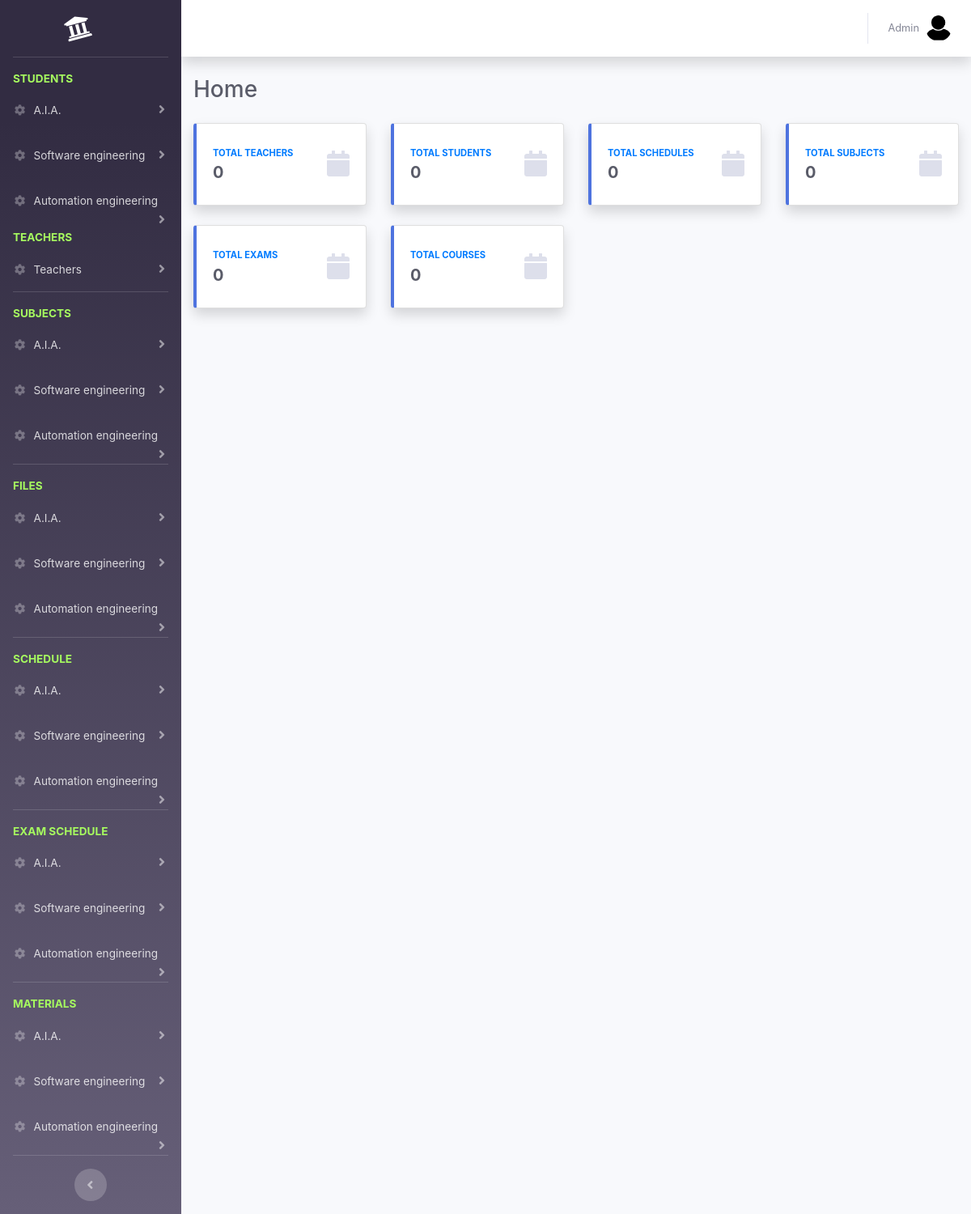
The page /admins/index.php (signed in) on the database its author committed.
### tables this page shows
CREATE TABLE `sections` (
  `id` int(11) NOT NULL,
  `name` varchar(100) NOT NULL,
  `fees` decimal(10,2) NOT NULL
);

### admins/index.php (the view, shortened to what this page needs)
<?php
require('../connection.php');
$id = $_SESSION['id'];
$sql = "SELECT * FROM admins WHERE id = '$id'";
$result = mysqli_query($conn, $sql);
$admin = $result->fetch_array(MYSQLI_ASSOC);
include('../layout/header.php');
include('layout/sidebar.php');
include('layout/topnav.php');
$sql = "SELECT * FROM teachers";
$result = mysqli_query($conn, $sql);
$teacherCount = $result->num_rows;
$sql = "SELECT * FROM students";
$result = mysqli_query($conn, $sql);
$studentCount = $result->num_rows;
$sql = "SELECT * FROM schedules";
$result = mysqli_query($conn, $sql);
$scheduleCount = $result->num_rows;
$sql = "SELECT * FROM subjects";
$result = mysqli_query($conn, $sql);
$subjectCount = $result->num_rows;
$sql = "SELECT * FROM exams";
$result = mysqli_query($conn, $sql);
$examCount = $result->num_rows;
$sql = "SELECT * FROM courses";
$result = mysqli_query($conn, $sql);
$courseCount = $result->num_rows;
?>
<div class="container-fluid">
    <div class="d-sm-flex align-items-center justify-content-between mb-4">
        <h1 class="h3 mb-0 text-gray-800">Home</h1>
    </div>
    <div class="row">
        <div class="col-xl-3 col-md-6 mb-4">
            <div class="card border-left-primary shadow h-100 py-2">
                <div class="card-body">
                    <div class="row no-gutters align-items-center">
                        <div class="col mr-2">
                            <div class="text-xs font-weight-bold text-primary text-uppercase mb-1">Total Teachers</div>
                            <div class="h5 mb-0 font-weight-bold text-gray-800"><?=$teacherCount?></div>
                        </div>
                        <div class="col-auto">
                            <i class="fas fa-calendar fa-2x text-gray-300"></i>
                        </div>
                    </div>
                </div>
            </div>
        </div>
        <div class="col-xl-3 col-md-6 mb-4">
            <div class="card border-left-primary shadow h-100 py-2">
                <div class="card-body">
                    <div class="row no-gutters align-items-center">
                        <div class="col mr-2">
                            <div class="text-xs font-weight-bold text-primary text-uppercase mb-1">Total students</div>
                            <div class="h5 mb-0 font-weight-bold text-gray-800"><?=$studentCount?></div>
                        </div>
                        <div class="col-auto">
                            <i class="fas fa-calendar fa-2x text-gray-300"></i>
                        </div>
                    </div>
                </div>
            </div>
        </div>
        <div class="col-xl-3 col-md-6 mb-4">
            <div class="card border-left-primary shadow h-100 py-2">
                <div class="card-body">
                    <div class="row no-gutters align-items-center">
                        <div class="col mr-2">
                            <div class="text-xs font-weight-bold text-primary text-uppercase mb-1">Total schedules</div>
                            <div class="h5 mb-0 font-weight-bold text-gray-800"><?=$scheduleCount?></div>
                        </div>
                        <div class="col-auto">
                            <i class="fas fa-calendar fa-2x text-gray-300"></i>
                        </div>
                    </div>
                </div>
            </div>
        </div>
        <div class="col-xl-3 col-md-6 mb-4">
            <div class="card border-left-primary shadow h-100 py-2">
                <div class="card-body">
                    <div class="row no-gutters align-items-center">
                        <div class="col mr-2">
                            <div class="text-xs font-weight-bold text-primary text-uppercase mb-1">Total subjects</div>
                            <div class="h5 mb-0 font-weight-bold text-gray-800"><?=$subjectCount?></div>
                        </div>
                        <div class="col-auto">
                            <i class="fas fa-calendar fa-2x text-gray-300"></i>
                        </div>
                    </div>
                </div>
            </div>
        </div>
        <div class="col-xl-3 col-md-6 mb-4">
            <div class="card border-left-primary shadow h-100 py-2">
                <div class="card-body">
                    <div class="row no-gutters align-items-center">
                        <div class="col mr-2">
                            <div class="text-xs font-weight-bold text-primary text-uppercase mb-1">Total exams</div>
                            <div class="h5 mb-0 font-weight-bold text-gray-800"><?=$examCount?></div>
                        </div>
                        <div class="col-auto">
                            <i class="fas fa-calendar fa-2x text-gray-300"></i>
                        </div>
                    </div>
                </div>
            </div>
        </div>
        <div class="col-xl-3 col-md-6 mb-4">
            <div class="card border-left-primary shadow h-100 py-2">
                <div class="card-body">
                    <div class="row no-gutters align-items-center">
                        <div class="col mr-2">
                            <div class="text-xs font-weight-bold text-primary text-uppercase mb-1">Total courses</div>
                            <div class="h5 mb-0 font-weight-bold text-gray-800"><?=$courseCount?></div>
                        </div>
                        <div class="col-auto">
                            <i class="fas fa-calendar fa-2x text-gray-300"></i>
                        </div>
                    </div>
                </div>
            </div>
        </div>
    </div>
</div>
<?php include('../layout/footer.php');?>

### admins/layout/sidebar.php (shortened to what this page needs)
<?php
$sectionsSql = "SELECT  sections.* FROM sections
                    LEFT JOIN section_years on sections.id=section_years.section_id GROUP BY sections.id";
$result = mysqli_query($conn, $sectionsSql);
$sections = $result->fetch_all(MYSQLI_ASSOC);
?>
<div id="wrapper">
      <ul class="navbar-nav bg-gradient-primary sidebar sidebar-dark accordion" id="accordionSidebar">
        <a class="sidebar-brand d-flex align-items-center justify-content-center" href="../index.php">
          <div class="sidebar-brand-icon rotate-n-15">
            <i class="fas fa-university"></i>
          </div>
        </a>
      <hr class="sidebar-divider">
      <li class="sidebar-heading">
          Students
      </li>
      <?php
      foreach ($sections as $section) { ?>
          <li class="nav-item">
              <a class="nav-link collapsed" href="#" data-toggle="collapse" data-target="#student_<?=$section['id']?>" aria-expanded="true" aria-controls="collapseProfi">
                  <i class="fas fa-fw fa-cog"></i>
                  <span><?=$section['name']?></span>
              </a>
          </li>
      <?php  } ?>
      <div class="sidebar-heading">
          Teachers
      </div>
      <li class="nav-item">
          <a class="nav-link collapsed" href="#" data-toggle="collapse" data-target="#teacher" aria-expanded="true" aria-controls="collapseProfi">
              <i class="fas fa-fw fa-cog"></i>
              <span>Teachers</span>
          </a>
      </li>
      <hr class="sidebar-divider">
      <li class="sidebar-heading">
          Subjects
      </li>
      <?php
      foreach ($sections as $section) { ?>
          <li class="nav-item">
              <a class="nav-link collapsed" href="#" data-toggle="collapse" data-target="#subject_<?=$section['id']?>" aria-expanded="true" aria-controls="collapseProfi">
                  <i class="fas fa-fw fa-cog"></i>
                  <span><?=$section['name']?></span>
              </a>
          </li>
      <?php  } ?>
          <hr class="sidebar-divider">
          <li class="sidebar-heading">
              files
          </li>
          <?php
          foreach ($sections as $section) { ?>
              <li class="nav-item">
                  <a class="nav-link collapsed" href="#" data-toggle="collapse" data-target="#file_<?=$section['id']?>" aria-expanded="true" aria-controls="collapse">
                      <i class="fas fa-fw fa-cog"></i>
                      <span><?=$section['name']?></span>
                  </a>
              </li>
          <?php  } ?>
      <hr class="sidebar-divider">
      <li class="sidebar-heading">
          schedule
      </li>
      <?php
      foreach ($sections as $section) { ?>
          <li class="nav-item">
              <a class="nav-link collapsed" href="#" data-toggle="collapse" data-target="#schedule_<?=$section['id']?>" aria-expanded="true" aria-controls="collapse">
                  <i class="fas fa-fw fa-cog"></i>
                  <span><?=$section['name']?></span>
              </a>
          </li>
      <?php  } ?>
      <hr class="sidebar-divider">
      <li class="sidebar-heading">
          exam schedule
      </li>
      <?php
      foreach ($sections as $section) { ?>
          <li class="nav-item">
              <a class="nav-link collapsed" href="#" data-toggle="collapse" data-target="#exam_schedule_<?=$section['id']?>" aria-expanded="true" aria-controls="collapse">
                  <i class="fas fa-fw fa-cog"></i>
                  <span><?=$section['name']?></span>
              </a>
          </li>
      <?php  } ?>
      <hr class="sidebar-divider">
      <li class="sidebar-heading">
          Materials
      </li>
      <?php
      foreach ($sections as $section) { ?>
          <li class="nav-item">
              <a class="nav-link collapsed" href="#" data-toggle="collapse" data-target="#course_<?=$section['id']?>" aria-expanded="true" aria-controls="collapse">
                  <i class="fas fa-fw fa-cog"></i>
                  <span><?=$section['name']?></span>
              </a>
          </li>
      <?php  } ?>
        <hr class="sidebar-divider d-none d-md-block">
        <div class="text-center d-none d-md-inline">
          <button class="rounded-circle border-0" id="sidebarToggle"></button>
        </div>
      </ul>
      <div id="content-wrapper" class="d-flex flex-column">
        <div id="content">

### admins/layout/topnav.php (shortened to what this page needs)
<nav class="navbar navbar-expand navbar-light bg-white topbar mb-4 static-top shadow">
  <ul class="navbar-nav ml-auto">
    <li class="nav-item dropdown no-arrow">
      <a class="nav-link dropdown-toggle" href="#" id="userDropdown" role="button" data-toggle="dropdown" aria-haspopup="true" aria-expanded="false">
        <span class="mr-2 d-none d-lg-inline text-gray-600 small"><?=$admin['name'] ?? 'Admin'?></span>
        <img class="img-profile rounded-circle" src="<?=APP.'/uploads/user.webp'?>">
      </a>
    </li>
  </ul>
</nav>

### rows shown on the page
sections: name "A.I.A."
sections: name "Software engineering"
sections: name "Automation engineering"

### other values the page prints
$admin['name'] "Admin"
$teacherCount "0"
$studentCount "0"
$scheduleCount "0"
$subjectCount "0"
$examCount "0"
$courseCount "0"
